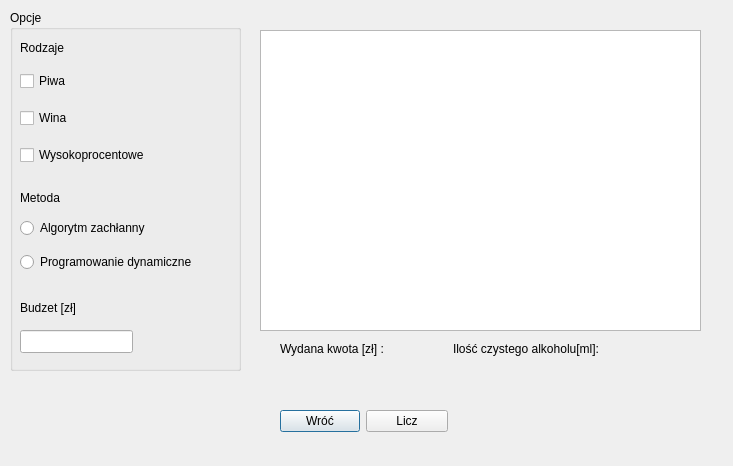
<?xml version="1.0" encoding="UTF-8"?>
<ui version="4.0">
 <class>SolverDialog</class>
 <widget class="QDialog" name="SolverDialog">
  <property name="geometry">
   <rect>
    <x>0</x>
    <y>0</y>
    <width>733</width>
    <height>466</height>
   </rect>
  </property>
  <property name="contextMenuPolicy">
   <enum>Qt::DefaultContextMenu</enum>
  </property>
  <property name="windowTitle">
   <string>Solver</string>
  </property>
  <widget class="QWidget" name="formLayoutWidget">
   <property name="geometry">
    <rect>
     <x>280</x>
     <y>410</y>
     <width>168</width>
     <height>31</height>
    </rect>
   </property>
   <layout class="QFormLayout" name="formLayout">
    <item row="1" column="0">
     <widget class="QPushButton" name="pushButton">
      <property name="text">
       <string>Wróć</string>
      </property>
     </widget>
    </item>
    <item row="1" column="1">
     <widget class="QPushButton" name="pushButton_2">
      <property name="text">
       <string>Licz</string>
      </property>
      <property name="flat">
       <bool>false</bool>
      </property>
     </widget>
    </item>
   </layout>
  </widget>
  <widget class="QGroupBox" name="groupBox">
   <property name="geometry">
    <rect>
     <x>10</x>
     <y>10</y>
     <width>231</width>
     <height>361</height>
    </rect>
   </property>
   <property name="title">
    <string>Opcje</string>
   </property>
   <widget class="QLabel" name="label">
    <property name="geometry">
     <rect>
      <x>10</x>
      <y>30</y>
      <width>50</width>
      <height>15</height>
     </rect>
    </property>
    <property name="text">
     <string>Rodzaje</string>
    </property>
   </widget>
   <widget class="QWidget" name="layoutWidget">
    <property name="geometry">
     <rect>
      <x>10</x>
      <y>50</y>
      <width>131</width>
      <height>116</height>
     </rect>
    </property>
    <layout class="QVBoxLayout" name="verticalLayout">
     <item>
      <widget class="QCheckBox" name="checkPiwa">
       <property name="text">
        <string>Piwa</string>
       </property>
      </widget>
     </item>
     <item>
      <widget class="QCheckBox" name="checkWina">
       <property name="text">
        <string>Wina</string>
       </property>
      </widget>
     </item>
     <item>
      <widget class="QCheckBox" name="checkWysoko">
       <property name="text">
        <string>Wysokoprocentowe</string>
       </property>
      </widget>
     </item>
    </layout>
   </widget>
   <widget class="QWidget" name="layoutWidget">
    <property name="geometry">
     <rect>
      <x>10</x>
      <y>200</y>
      <width>174</width>
      <height>71</height>
     </rect>
    </property>
    <layout class="QVBoxLayout" name="verticalLayout_2">
     <item>
      <widget class="QRadioButton" name="radioButtonZachlanny">
       <property name="text">
        <string>Algorytm zachłanny</string>
       </property>
      </widget>
     </item>
     <item>
      <widget class="QRadioButton" name="radioButtonDP">
       <property name="text">
        <string>Programowanie dynamiczne</string>
       </property>
      </widget>
     </item>
    </layout>
   </widget>
   <widget class="QLabel" name="label_3">
    <property name="geometry">
     <rect>
      <x>10</x>
      <y>290</y>
      <width>61</width>
      <height>16</height>
     </rect>
    </property>
    <property name="text">
     <string>Budzet [zł]</string>
    </property>
   </widget>
   <widget class="QLineEdit" name="budzet">
    <property name="geometry">
     <rect>
      <x>10</x>
      <y>320</y>
      <width>113</width>
      <height>23</height>
     </rect>
    </property>
   </widget>
   <widget class="QLabel" name="label_2">
    <property name="geometry">
     <rect>
      <x>10</x>
      <y>180</y>
      <width>172</width>
      <height>15</height>
     </rect>
    </property>
    <property name="text">
     <string>Metoda</string>
    </property>
   </widget>
  </widget>
  <widget class="QTableWidget" name="tableWidget">
   <property name="geometry">
    <rect>
     <x>260</x>
     <y>30</y>
     <width>441</width>
     <height>301</height>
    </rect>
   </property>
  </widget>
  <widget class="QWidget" name="layoutWidget">
   <property name="geometry">
    <rect>
     <x>280</x>
     <y>340</y>
     <width>381</width>
     <height>17</height>
    </rect>
   </property>
   <layout class="QHBoxLayout" name="horizontalLayout">
    <item>
     <widget class="QLabel" name="label_5">
      <property name="text">
       <string>Wydana kwota [zł] :</string>
      </property>
     </widget>
    </item>
    <item>
     <widget class="QLabel" name="label_4">
      <property name="text">
       <string/>
      </property>
     </widget>
    </item>
    <item>
     <widget class="QLabel" name="label_6">
      <property name="text">
       <string>Ilość czystego alkoholu[ml]:</string>
      </property>
     </widget>
    </item>
    <item>
     <widget class="QLabel" name="label_7">
      <property name="text">
       <string/>
      </property>
     </widget>
    </item>
   </layout>
  </widget>
 </widget>
 <resources/>
 <connections/>
</ui>
